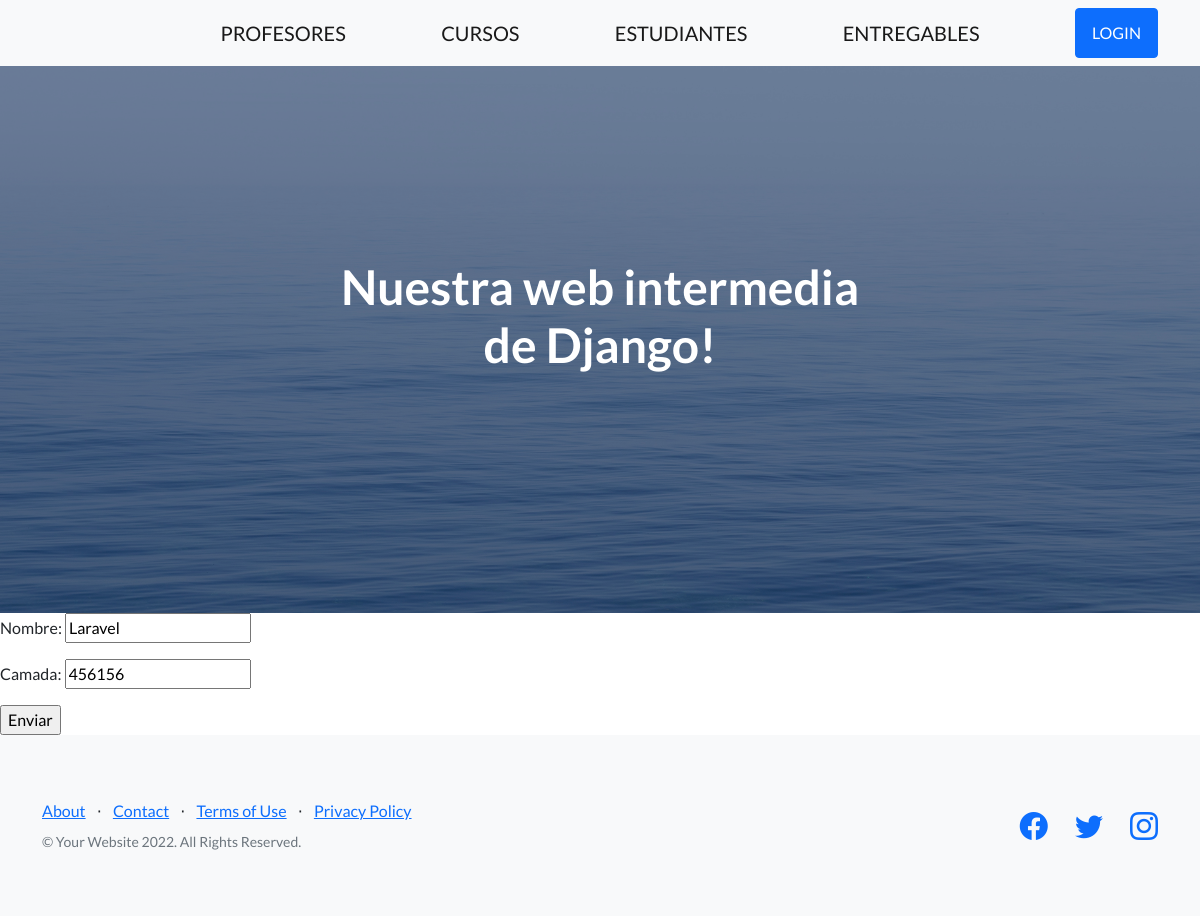
Page /app-coder/actualizaCursos/4 on the earlier database version.
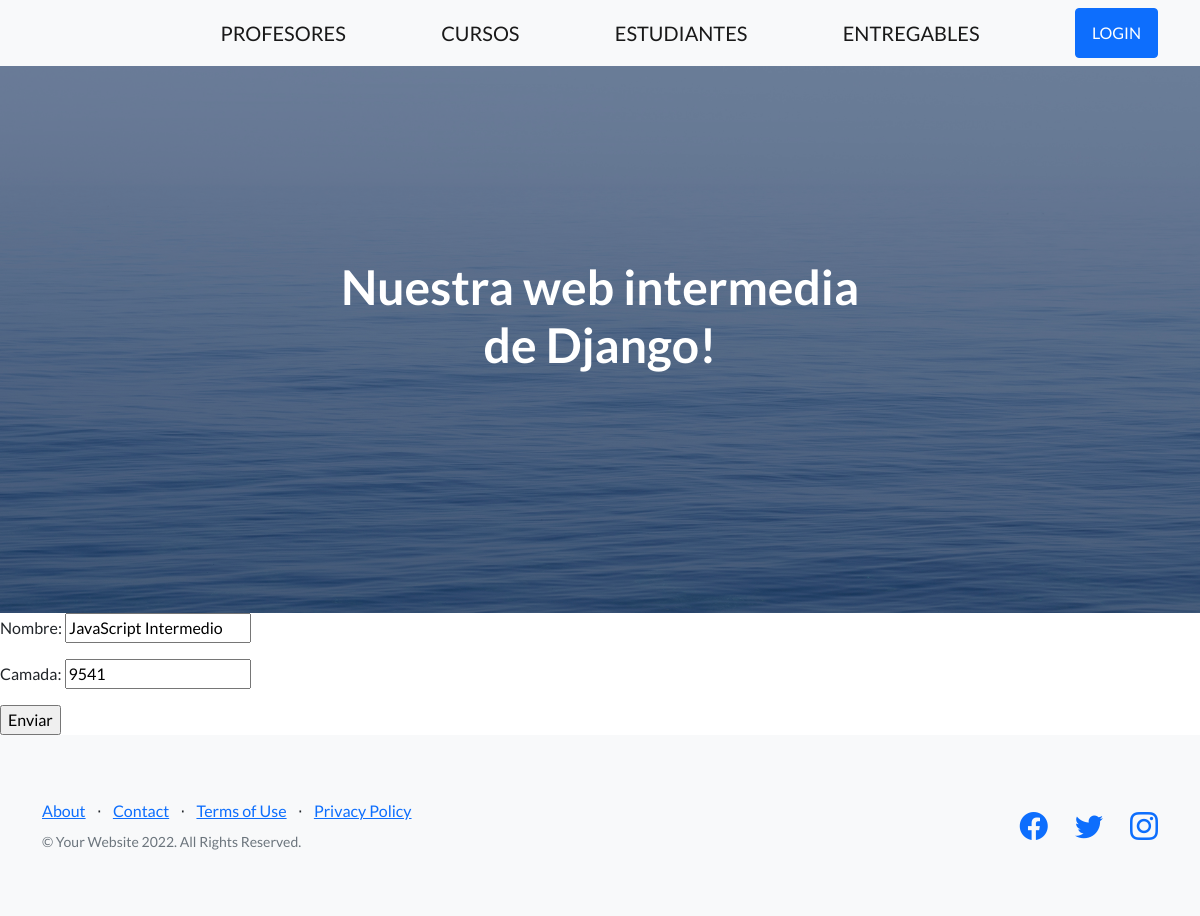
Same page on the later database version.
### App_Coder/models.py (models this page shows, shortened)
class Curso(models.Model):
    nombre = models.CharField(max_length=50)
    camada = models.IntegerField()
    class Meta():
        verbose_name = 'Course'
        verbose_name_plural = 'My Courses'
        ordering = ('nombre', '-camada')
        unique_together = ('nombre', 'camada')

### App_Coder/views.py (the view)
# urls.py: path('actualizaCursos/<int:pk>', CursoUpdate.as_view(), name="ActualizaCursos"),
class CursoUpdate(UpdateView):
    model = Curso
    template_name = 'curso_update.html'
    fields = ('__all__')
    success_url = '/app-coder/'

### App_Coder/templates/curso_update.html
{% extends 'padre.html' %}
{% load static %}
{% block bloqueQueCambia %}
    <form method="POST">{% csrf_token %}
        {{form.as_p}}
        <input type="submit" value="Enviar">
    </form>
{% endblock bloqueQueCambia %}

Differences in the rows shown:
changed Curso: nombre "Laravel" → "JavaScript Intermedio"; camada "456156" → "9541"
